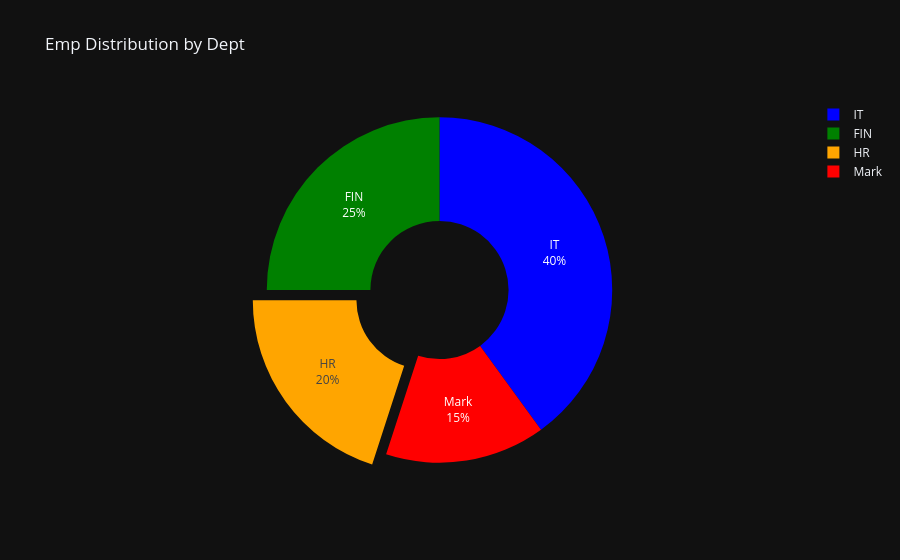

Here is the notebook cell this chart was saved with:
### Markdown cell above
# pie chart

### Code cell
data = {'dept':['IT','HR','FIN','Mark'],
       "Emp":[40,20,25,15]
       }
df = pd.DataFrame(data)
fig = px.pie(df,values="Emp",names="dept",color_discrete_sequence=['blue','green','orange','red'],hole=0.4,template="plotly_dark",title="Emp Distribution by Dept")
fig.update_traces(textinfo = "percent+label", textposition ="inside",pull=[0,0.1,0,0])
fig.show()

### Figure 1 — Plotly figure (JSON) as saved in the notebook; plotly's stock layout.template omitted (floating-point values rounded to 4 significant figures)
{"data": [{"domain": {"x": [0, 1], "y": [0, 1]}, "hole": 0.4, "hovertemplate": "dept=%{label}<br>Emp=%{value}<extra></extra>", "labels": ["IT", "HR", "FIN", "Mark"], "legendgroup": "", "name": "", "pull": [0, 0.1, 0, 0], "showlegend": true, "textinfo": "percent+label", "textposition": "inside", "type": "pie", "values": [40, 20, 25, 15]}], "layout": {"legend": {"tracegroupgap": 0}, "piecolorway": ["blue", "green", "orange", "red"], "title": {"text": "Emp Distribution by Dept"}}}
